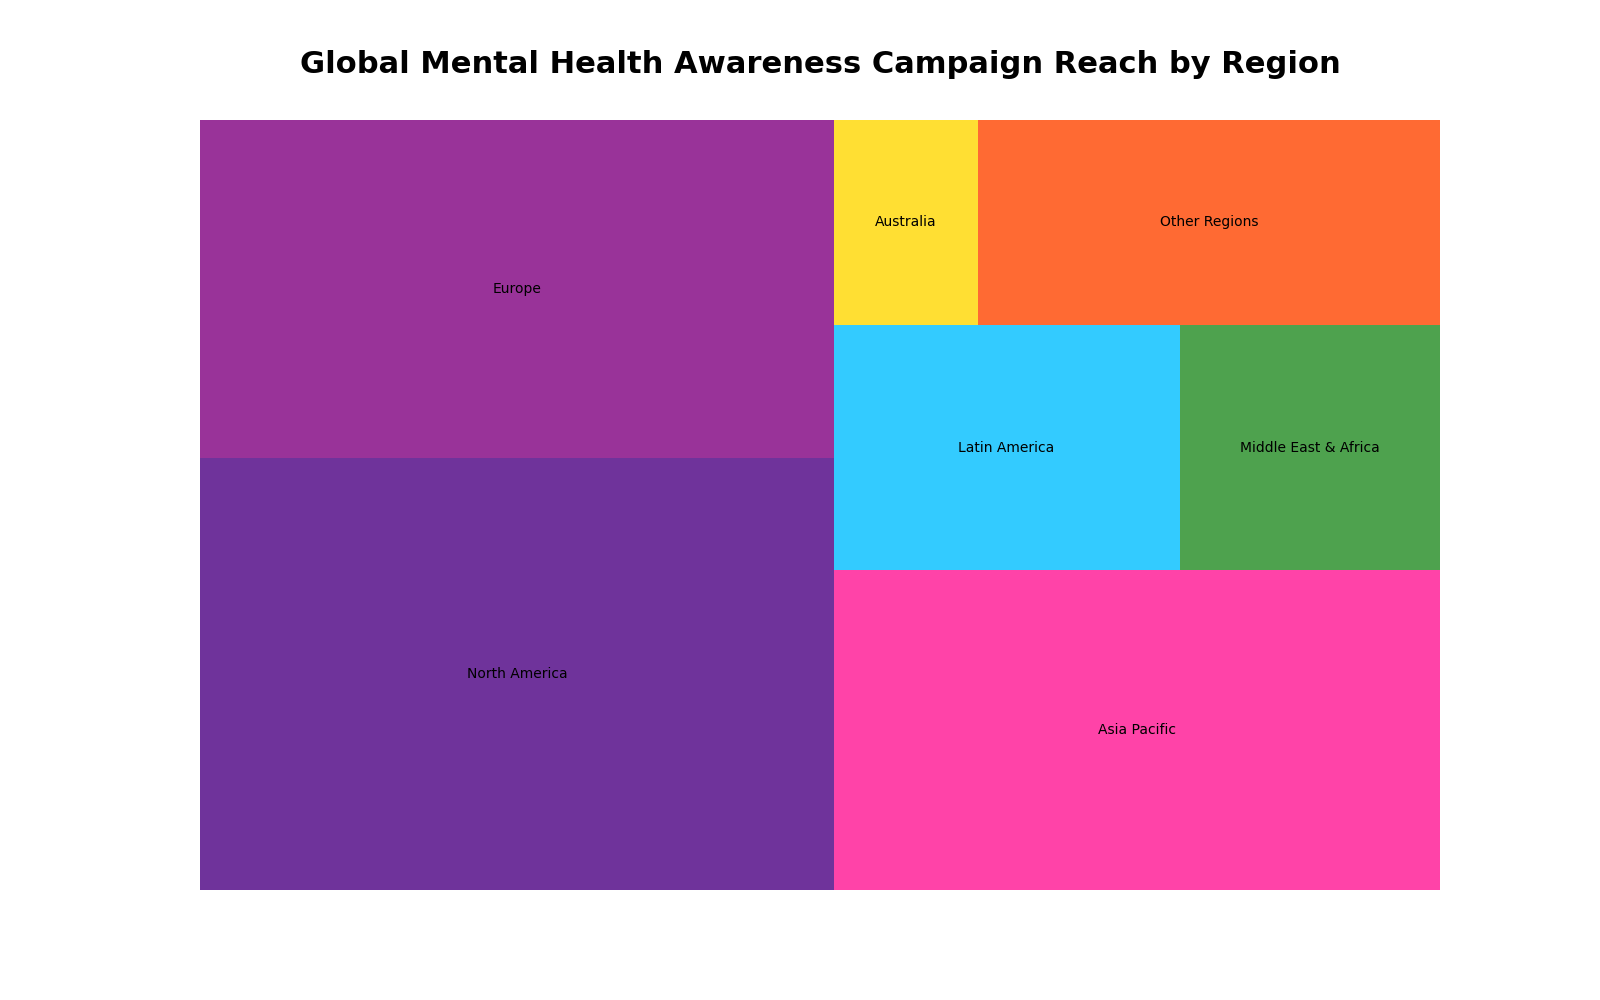

Reproduce this figure in Python.

import matplotlib.pyplot as plt
import pandas as pd
import squarify

# Prepare the data
data = {
    'Region': ['North America', 'Europe', 'Asia Pacific', 'Latin America', 'Middle East & Africa', 'Australia', 'Other Regions'],
    'Reach Percentage': [28.7, 22.4, 20.3, 8.9, 6.7, 3.1, 9.9]
}
df = pd.DataFrame(data)

# Create a color palette, mapped to these values
colors = ['#4B0082', '#800080', '#FF1493', '#00BFFF', '#228B22', '#FFD700', '#FF4500']

# Plot
plt.figure(figsize=(16, 10))
squarify.plot(sizes=df['Reach Percentage'], label=df['Region'], color=colors, alpha=0.8)
plt.title('Global Mental Health Awareness Campaign Reach by Region', fontsize=22, fontweight='bold', y=1.05)
plt.axis('off')  # Removes the axes to create a treemap
plt.show()
